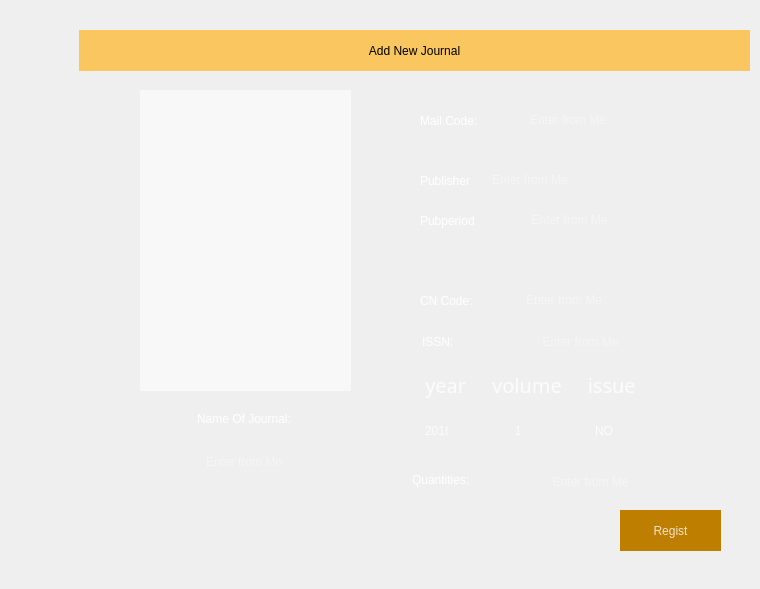
     <widget class="QWidget" name="regist_tab">
      <attribute name="title">
       <string>2</string>
      </attribute>
      <widget class="QLabel" name="label_82">
       <property name="geometry">
        <rect>
         <x>422</x>
         <y>322</y>
         <width>102</width>
         <height>39</height>
        </rect>
       </property>
       <property name="styleSheet">
        <string notr="true">background-color: rgba(255, 255, 255, 0);
font: 14pt &quot;Century Gothic&quot;;
color: rgb(255, 255, 255);</string>
       </property>
       <property name="text">
        <string>ISSN:             </string>
       </property>
      </widget>
      <widget class="QLineEdit" name="lineEdit_10">
       <property name="geometry">
        <rect>
         <x>520</x>
         <y>330</y>
         <width>121</width>
         <height>23</height>
        </rect>
       </property>
       <property name="styleSheet">
        <string notr="true">background-color: rgba(255, 255, 255, 0);
font: 12pt &quot;Century Gothic&quot;;
color: rgba(255, 255, 255, 200);
</string>
       </property>
       <property name="frame">
        <bool>false</bool>
       </property>
       <property name="alignment">
        <set>Qt::AlignCenter</set>
       </property>
       <property name="readOnly">
        <bool>true</bool>
       </property>
       <property name="placeholderText">
        <string>Enter from Me</string>
       </property>
      </widget>
      <widget class="QLabel" name="label_91">
       <property name="geometry">
        <rect>
         <x>140</x>
         <y>394</y>
         <width>208</width>
         <height>50</height>
        </rect>
       </property>
       <property name="styleSheet">
        <string notr="true">background-color: rgba(255, 255, 255, 0);
font: 14pt &quot;Century Gothic&quot;;
color: rgb(255, 255, 255);</string>
       </property>
       <property name="text">
        <string>Name Of Journal:</string>
       </property>
       <property name="alignment">
        <set>Qt::AlignCenter</set>
       </property>
       <property name="buddy">
        <cstring>lineEdit_8</cstring>
       </property>
      </widget>
      <widget class="QWidget" name="layoutWidget">
       <property name="geometry">
        <rect>
         <x>420</x>
         <y>160</y>
         <width>301</width>
         <height>41</height>
        </rect>
       </property>
       <layout class="QHBoxLayout" name="horizontalLayout">
        <item>
         <widget class="QLabel" name="label_62">
          <property name="styleSheet">
           <string notr="true">background-color: rgba(255, 255, 255, 0);
font: 14pt &quot;Century Gothic&quot;;
color: rgb(255, 255, 255);</string>
          </property>
          <property name="text">
           <string>Publisher    </string>
          </property>
         </widget>
        </item>
        <item>
         <widget class="QLineEdit" name="lineEdit_9">
          <property name="styleSheet">
           <string notr="true">background-color: rgba(255, 255, 255, 0);
font: 12pt &quot;Century Gothic&quot;;
color: rgba(255, 255, 255, 200);
</string>
          </property>
          <property name="frame">
           <bool>false</bool>
          </property>
          <property name="alignment">
           <set>Qt::AlignLeading|Qt::AlignLeft|Qt::AlignVCenter</set>
          </property>
          <property name="readOnly">
           <bool>true</bool>
          </property>
          <property name="placeholderText">
           <string>Enter from Me</string>
          </property>
         </widget>
        </item>
       </layout>
      </widget>
      <widget class="QPushButton" name="pushButton_16">
       <property name="geometry">
        <rect>
         <x>620</x>
         <y>510</y>
         <width>101</width>
         <height>41</height>
        </rect>
       </property>
       <property name="styleSheet">
        <string notr="true">QPushButton 
{ 
	font: 14pt &quot;Century Gothic&quot;;
	background-color: rgb(190, 127, 0);
    color: rgba(255, 255, 255, 200);
	border-radius: 0px; 
}
QPushButton:hover 
{ 
    background-color: rgb(255, 170, 0);
}
QPushButton:pressed
{
	
	background-color: rgba(255, 170, 0, 150);
}</string>
       </property>
       <property name="text">
        <string>Regist</string>
       </property>
       <property name="flat">
        <bool>true</bool>
       </property>
      </widget>
      <widget class="QLabel" name="label_90">
       <property name="geometry">
        <rect>
         <x>79</x>
         <y>30</y>
         <width>671</width>
         <height>41</height>
        </rect>
       </property>
       <property name="styleSheet">
        <string notr="true">background-color: rgba(255, 170, 0,60%);
font: 14pt &quot;Century Gothic&quot;;</string>
       </property>
       <property name="text">
        <string>Add New Journal</string>
       </property>
       <property name="alignment">
        <set>Qt::AlignCenter</set>
       </property>
      </widget>
      <widget class="QLineEdit" name="lineEdit_8">
       <property name="geometry">
        <rect>
         <x>140</x>
         <y>450</y>
         <width>208</width>
         <height>23</height>
        </rect>
       </property>
       <property name="styleSheet">
        <string notr="true">background-color: rgba(255, 255, 255, 0);
font: 12pt &quot;Century Gothic&quot;;
color: rgba(255, 255, 255, 200);
</string>
       </property>
       <property name="frame">
        <bool>false</bool>
       </property>
       <property name="alignment">
        <set>Qt::AlignCenter</set>
       </property>
       <property name="readOnly">
        <bool>true</bool>
       </property>
       <property name="placeholderText">
        <string>Enter from Me</string>
       </property>
      </widget>
      <widget class="QLabel" name="borroe_detail_view_2">
       <property name="geometry">
        <rect>
         <x>80</x>
         <y>69</y>
         <width>671</width>
         <height>511</height>
        </rect>
       </property>
       <property name="styleSheet">
        <string notr="true">background-color: rgba(255, 255, 255, 0);
border-image: url(:/small_unit/black Header40.png);</string>
       </property>
       <property name="text">
        <string/>
       </property>
      </widget>
      <widget class="QLabel" name="label_92">
       <property name="geometry">
        <rect>
         <x>140</x>
         <y>90</y>
         <width>211</width>
         <height>301</height>
        </rect>
       </property>
       <property name="styleSheet">
        <string notr="true">background-color: rgba(255, 255, 255, 150);
border-image: url(:/images/nocover.png);</string>
       </property>
       <property name="text">
        <string/>
       </property>
       <property name="alignment">
        <set>Qt::AlignCenter</set>
       </property>
      </widget>
      <widget class="QWidget" name="layoutWidget_4">
       <property name="geometry">
        <rect>
         <x>420</x>
         <y>280</y>
         <width>229</width>
         <height>41</height>
        </rect>
       </property>
       <layout class="QHBoxLayout" name="horizontalLayout_5">
        <item>
         <widget class="QLabel" name="label_81">
          <property name="styleSheet">
           <string notr="true">background-color: rgba(255, 255, 255, 0);
font: 14pt &quot;Century Gothic&quot;;
color: rgb(255, 255, 255);</string>
          </property>
          <property name="text">
           <string>CN Code:</string>
          </property>
         </widget>
        </item>
        <item>
         <widget class="QLineEdit" name="lineEdit_14">
          <property name="styleSheet">
           <string notr="true">background-color: rgba(255, 255, 255, 0);
font: 12pt &quot;Century Gothic&quot;;
color: rgba(255, 255, 255, 200);
</string>
          </property>
          <property name="frame">
           <bool>false</bool>
          </property>
          <property name="alignment">
           <set>Qt::AlignCenter</set>
          </property>
          <property name="readOnly">
           <bool>true</bool>
          </property>
          <property name="placeholderText">
           <string>Enter from Me</string>
          </property>
         </widget>
        </item>
       </layout>
      </widget>
      <widget class="QWidget" name="layoutWidget_2">
       <property name="geometry">
        <rect>
         <x>420</x>
         <y>100</y>
         <width>229</width>
         <height>41</height>
        </rect>
       </property>
       <layout class="QHBoxLayout" name="horizontalLayout_2">
        <item>
         <widget class="QLabel" name="label_72">
          <property name="styleSheet">
           <string notr="true">background-color: rgba(255, 255, 255, 0);
font: 14pt &quot;Century Gothic&quot;;
color: rgb(255, 255, 255);</string>
          </property>
          <property name="text">
           <string>Mail Code: </string>
          </property>
         </widget>
        </item>
        <item>
         <widget class="QLineEdit" name="lineEdit_11">
          <property name="styleSheet">
           <string notr="true">background-color: rgba(255, 255, 255, 0);
font: 12pt &quot;Century Gothic&quot;;
color: rgba(255, 255, 255, 200);
</string>
          </property>
          <property name="frame">
           <bool>false</bool>
          </property>
          <property name="alignment">
           <set>Qt::AlignCenter</set>
          </property>
          <property name="readOnly">
           <bool>true</bool>
          </property>
          <property name="placeholderText">
           <string>Enter from Me</string>
          </property>
         </widget>
        </item>
       </layout>
      </widget>
      <widget class="QPushButton" name="pushButton_13">
       <property name="geometry">
        <rect>
         <x>190</x>
         <y>500</y>
         <width>30</width>
         <height>30</height>
        </rect>
       </property>
       <property name="styleSheet">
        <string notr="true">QPushButton 
{
    border-image: url(:/icons/Previous.png);
	background-color:rgba(255, 255, 255, 0);
	border-radius: 9px; 
}
QPushButton:hover 
{ 
    border-image: url(:/icons/Previous2.png);
}
QPushButton:pressed
{
    border-image: url(:/icons/Previous3.png);
}</string>
       </property>
       <property name="text">
        <string/>
       </property>
       <property name="flat">
        <bool>true</bool>
       </property>
      </widget>
      <widget class="QPushButton" name="pushButton_10">
       <property name="geometry">
        <rect>
         <x>270</x>
         <y>500</y>
         <width>30</width>
         <height>30</height>
        </rect>
       </property>
       <property name="styleSheet">
        <string notr="true">QPushButton 
{
    border-image: url(:/icons/Next.png);
	background-color:rgba(255, 255, 255, 0);
	border-radius: 9px; 
}
QPushButton:hover 
{ 
    border-image: url(:/icons/Next2.png);
}
QPushButton:pressed
{
    border-image: url(:/icons/Next3.png);
}</string>
       </property>
       <property name="text">
        <string/>
       </property>
       <property name="flat">
        <bool>true</bool>
       </property>
      </widget>
      <widget class="QWidget" name="layoutWidget">
       <property name="geometry">
        <rect>
         <x>420</x>
         <y>200</y>
         <width>231</width>
         <height>41</height>
        </rect>
       </property>
       <layout class="QHBoxLayout" name="horizontalLayout_4">
        <item>
         <widget class="QLabel" name="label_64">
          <property name="styleSheet">
           <string notr="true">background-color: rgba(255, 255, 255, 0);
font: 14pt &quot;Century Gothic&quot;;
color: rgb(255, 255, 255);</string>
          </property>
          <property name="text">
           <string>Pubperiod  </string>
          </property>
         </widget>
        </item>
        <item>
         <widget class="QLineEdit" name="lineEdit_13">
          <property name="styleSheet">
           <string notr="true">background-color: rgba(255, 255, 255, 0);
font: 12pt &quot;Century Gothic&quot;;
color: rgba(255, 255, 255, 200);
</string>
          </property>
          <property name="frame">
           <bool>false</bool>
          </property>
          <property name="alignment">
           <set>Qt::AlignCenter</set>
          </property>
          <property name="readOnly">
           <bool>true</bool>
          </property>
          <property name="placeholderText">
           <string>Enter from Me</string>
          </property>
         </widget>
        </item>
       </layout>
       <zorder>lineEdit_13</zorder>
       <zorder>label_64</zorder>
      </widget>
      <widget class="QLabel" name="label_83">
       <property name="geometry">
        <rect>
         <x>412</x>
         <y>460</y>
         <width>102</width>
         <height>39</height>
        </rect>
       </property>
       <property name="styleSheet">
        <string notr="true">background-color: rgba(255, 255, 255, 0);
font: 14pt &quot;Century Gothic&quot;;
color: rgb(255, 255, 255);</string>
       </property>
       <property name="text">
        <string>Quantities:             </string>
       </property>
      </widget>
      <widget class="QLineEdit" name="lineEdit_12">
       <property name="geometry">
        <rect>
         <x>530</x>
         <y>470</y>
         <width>121</width>
         <height>23</height>
        </rect>
       </property>
       <property name="styleSheet">
        <string notr="true">background-color: rgba(255, 255, 255, 0);
font: 12pt &quot;Century Gothic&quot;;
color: rgba(255, 255, 255, 200);
</string>
       </property>
       <property name="frame">
        <bool>false</bool>
       </property>
       <property name="alignment">
        <set>Qt::AlignCenter</set>
       </property>
       <property name="readOnly">
        <bool>false</bool>
       </property>
       <property name="placeholderText">
        <string>Enter from Me</string>
       </property>
      </widget>
      <widget class="QComboBox" name="comboBox_9">
       <property name="geometry">
        <rect>
         <x>590</x>
         <y>410</y>
         <width>50</width>
         <height>41</height>
        </rect>
       </property>
       <property name="styleSheet">
        <string notr="true">QComboBox{border:0px;outline: 0px;font: 10pt &quot;Century Gothic&quot;;color: rgba(255, 255, 255, 200);border-image: url(:/small_unit/black Header30.png);}
QComboBox{background:transparent;}
QComboBox::down-arrow{image:url(:/small_unit/Arrow);}
QComboBox::drop-down{border:0px;}
QComboBox::drop-down{background:transparent;}
QComboBox QAbstractItemView {    
	  
	color:rgba(255, 255, 255, 192);
	background-color:rgb(16, 56, 16);
      selection-background-color:rgba(255, 255, 255, 64)
  }
QScrollBar:vertical
{
    width:3px;
    background:rgb(158, 158, 158);
    margin:0px,0px,0px,0px;
    padding-top:0px; 
    padding-bottom:0px;
}
QScrollBar::handle:vertical
{
    width:3px;
    background:rgb(144, 144, 144);
    border-radius:2px;  
    min-height:20;
}
QScrollBar::handle:vertical:hover
{
    width:5px;
    background:rgba(0,0,0,50%); 
    border-radius:2px;
    min-height:20;
}
QScrollBar::add-line:vertical   
{
    height:0px;width:0px;
    subcontrol-position:bottom;
}
QScrollBar::sub-line:vertical   
{
    height:0px;width:0px;
    subcontrol-position:top;
}
/*QScrollBar::add-line:vertical:hover   
{
    height:9px;width:8px;
    subcontrol-position:bottom;
}
QScrollBar::sub-line:vertical:hover 
{
    height:0px;width:0px;
    subcontrol-position:top;
}*/</string>
       </property>
       <property name="frame">
        <bool>true</bool>
       </property>
       <item>
        <property name="text">
         <string>NO</string>
        </property>
       </item>
       <item>
        <property name="text">
         <string>   1</string>
        </property>
       </item>
       <item>
        <property name="text">
         <string>   2</string>
        </property>
       </item>
       <item>
        <property name="text">
         <string>   3</string>
        </property>
       </item>
       <item>
        <property name="text">
         <string>   4</string>
        </property>
       </item>
       <item>
        <property name="text">
         <string>   5</string>
        </property>
       </item>
       <item>
        <property name="text">
         <string>   6</string>
        </property>
       </item>
       <item>
        <property name="text">
         <string>   7</string>
        </property>
       </item>
       <item>
        <property name="text">
         <string>   8</string>
        </property>
       </item>
       <item>
        <property name="text">
         <string>   9</string>
        </property>
       </item>
       <item>
        <property name="text">
         <string>   10</string>
        </property>
       </item>
       <item>
        <property name="text">
         <string>   11</string>
        </property>
       </item>
       <item>
        <property name="text">
         <string>   11</string>
        </property>
       </item>
       <item>
        <property name="text">
         <string>   12</string>
        </property>
       </item>
       <item>
        <property name="text">
         <string>   13</string>
        </property>
       </item>
       <item>
        <property name="text">
         <string>   14</string>
        </property>
       </item>
       <item>
        <property name="text">
         <string>   15</string>
        </property>
       </item>
       <item>
        <property name="text">
         <string>   16</string>
        </property>
       </item>
       <item>
        <property name="text">
         <string>   17</string>
        </property>
       </item>
       <item>
        <property name="text">
         <string>   18</string>
        </property>
       </item>
       <item>
        <property name="text">
         <string>   19</string>
        </property>
       </item>
       <item>
        <property name="text">
         <string>   20</string>
        </property>
       </item>
       <item>
        <property name="text">
         <string>   21</string>
        </property>
       </item>
       <item>
        <property name="text">
         <string>   22</string>
        </property>
       </item>
       <item>
        <property name="text">
         <string>   23</string>
        </property>
       </item>
       <item>
        <property name="text">
         <string>   24</string>
        </property>
       </item>
       <item>
        <property name="text">
         <string>   25</string>
        </property>
       </item>
       <item>
        <property name="text">
         <string>   26</string>
        </property>
       </item>
       <item>
        <property name="text">
         <string>   27</string>
        </property>
       </item>
       <item>
        <property name="text">
         <string>   28 </string>
        </property>
       </item>
       <item>
        <property name="text">
         <string>   29 </string>
        </property>
       </item>
       <item>
        <property name="text">
         <string>   30</string>
        </property>
       </item>
       <item>
        <property name="text">
         <string>   31</string>
        </property>
       </item>
       <item>
        <property name="text">
         <string>   32</string>
        </property>
       </item>
       <item>
        <property name="text">
         <string>   33</string>
        </property>
       </item>
       <item>
        <property name="text">
         <string>   34</string>
        </property>
       </item>
       <item>
        <property name="text">
         <string>   35</string>
        </property>
       </item>
       <item>
        <property name="text">
         <string>   36</string>
        </property>
       </item>
      </widget>
      <widget class="QLabel" name="label_18">
       <property name="geometry">
        <rect>
         <x>420</x>
         <y>360</y>
         <width>221</width>
         <height>50</height>
        </rect>
       </property>
       <property name="font">
        <font>
         <family>Century Gothic</family>
         <pointsize>15</pointsize>
         <weight>50</weight>
         <italic>false</italic>
         <bold>false</bold>
        </font>
       </property>
       <property name="styleSheet">
        <string notr="true">color: rgba(255, 255, 255, 200);
font: 15pt &quot;Century Gothic&quot;;</string>
       </property>
       <property name="text">
        <string>year     volume     issue</string>
       </property>
       <property name="alignment">
        <set>Qt::AlignCenter</set>
       </property>
      </widget>
      <widget class="QComboBox" name="comboBox_10">
       <property name="geometry">
        <rect>
         <x>420</x>
         <y>410</y>
         <width>50</width>
         <height>41</height>
        </rect>
       </property>
       <property name="styleSheet">
        <string notr="true">QComboBox{border:0px;outline: 0px;font: 10pt &quot;Century Gothic&quot;;color: rgba(255, 255, 255, 200);border-image: url(:/small_unit/black Header30.png);}
QComboBox{background:transparent;}
QComboBox::down-arrow{image:url(:/small_unit/Arrow);}
QComboBox::drop-down{border:0px;}
QComboBox::drop-down{background:transparent;}
QComboBox QAbstractItemView {    
	  
	color:rgba(255, 255, 255, 192);
	background-color:rgb(16, 56, 16);
      selection-background-color:rgba(255, 255, 255, 64)
  }
QScrollBar:vertical
{
    width:3px;
    background:rgb(158, 158, 158);
    margin:0px,0px,0px,0px;
    padding-top:0px; 
    padding-bottom:0px;
}
QScrollBar::handle:vertical
{
    width:3px;
    background:rgb(144, 144, 144);
    border-radius:2px;  
    min-height:20;
}
QScrollBar::handle:vertical:hover
{
    width:5px;
    background:rgba(0,0,0,50%); 
    border-radius:2px;
    min-height:20;
}
QScrollBar::add-line:vertical   
{
    height:0px;width:0px;
    subcontrol-position:bottom;
}
QScrollBar::sub-line:vertical   
{
    height:0px;width:0px;
    subcontrol-position:top;
}
/*QScrollBar::add-line:vertical:hover   
{
    height:9px;width:8px;
    subcontrol-position:bottom;
}
QScrollBar::sub-line:vertical:hover 
{
    height:0px;width:0px;
    subcontrol-position:top;
}*/</string>
       </property>
       <item>
        <property name="text">
         <string>2016</string>
        </property>
       </item>
       <item>
        <property name="text">
         <string>2015</string>
        </property>
       </item>
       <item>
        <property name="text">
         <string>2014</string>
        </property>
       </item>
       <item>
        <property name="text">
         <string>2013</string>
        </property>
       </item>
       <item>
        <property name="text">
         <string>2012</string>
        </property>
       </item>
       <item>
        <property name="text">
         <string>2011</string>
        </property>
       </item>
       <item>
        <property name="text">
         <string>2010</string>
        </property>
       </item>
       <item>
        <property name="text">
         <string>2009</string>
        </property>
       </item>
       <item>
        <property name="text">
         <string>2008</string>
        </property>
       </item>
       <item>
        <property name="text">
         <string>2007</string>
        </property>
       </item>
       <item>
        <property name="text">
         <string>2006</string>
        </property>
       </item>
       <item>
        <property name="text">
         <string>2005</string>
        </property>
       </item>
       <item>
        <property name="text">
         <string>2004</string>
        </property>
       </item>
       <item>
        <property name="text">
         <string>2003</string>
        </property>
       </item>
       <item>
        <property name="text">
         <string>2002</string>
        </property>
       </item>
       <item>
        <property name="text">
         <string>2001</string>
        </property>
       </item>
       <item>
        <property name="text">
         <string>2000</string>
        </property>
       </item>
      </widget>
      <widget class="QComboBox" name="comboBox_6">
       <property name="geometry">
        <rect>
         <x>500</x>
         <y>410</y>
         <width>50</width>
         <height>41</height>
        </rect>
       </property>
       <property name="styleSheet">
        <string notr="true">QComboBox{border:0px;outline: 0px;font: 10pt &quot;Century Gothic&quot;;color: rgba(255, 255, 255, 200);border-image: url(:/small_unit/black Header30.png);}
QComboBox{background:transparent;}
QComboBox::down-arrow{image:url(:/small_unit/Arrow);}
QComboBox::drop-down{border:0px;}
QComboBox::drop-down{background:transparent;}
QComboBox QAbstractItemView {    
	  
	color:rgba(255, 255, 255, 192);
	background-color:rgb(16, 56, 16);
      selection-background-color:rgba(255, 255, 255, 64)
  }
QScrollBar:vertical
{
    width:3px;
    background:rgb(158, 158, 158);
    margin:0px,0px,0px,0px;
    padding-top:0px; 
    padding-bottom:0px;
}
QScrollBar::handle:vertical
{
    width:3px;
    background:rgb(144, 144, 144);
    border-radius:2px;  
    min-height:20;
}
QScrollBar::handle:vertical:hover
{
    width:5px;
    background:rgba(0,0,0,50%); 
    border-radius:2px;
    min-height:20;
}
QScrollBar::add-line:vertical   
{
    height:0px;width:0px;
    subcontrol-position:bottom;
}
QScrollBar::sub-line:vertical   
{
    height:0px;width:0px;
    subcontrol-position:top;
}
/*QScrollBar::add-line:vertical:hover   
{
    height:9px;width:8px;
    subcontrol-position:bottom;
}
QScrollBar::sub-line:vertical:hover 
{
    height:0px;width:0px;
    subcontrol-position:top;
}*/</string>
       </property>
       <property name="maxVisibleItems">
        <number>10</number>
       </property>
       <property name="frame">
        <bool>true</bool>
       </property>
       <item>
        <property name="text">
         <string>   1</string>
        </property>
       </item>
       <item>
        <property name="text">
         <string>   2</string>
        </property>
       </item>
       <item>
        <property name="text">
         <string>   3</string>
        </property>
       </item>
       <item>
        <property name="text">
         <string>   4</string>
        </property>
       </item>
       <item>
        <property name="text">
         <string>   5</string>
        </property>
       </item>
       <item>
        <property name="text">
         <string>   6</string>
        </property>
       </item>
       <item>
        <property name="text">
         <string>   7</string>
        </property>
       </item>
       <item>
        <property name="text">
         <string>   8</string>
        </property>
       </item>
       <item>
        <property name="text">
         <string>   9</string>
        </property>
       </item>
       <item>
        <property name="text">
         <string>   10</string>
        </property>
       </item>
       <item>
        <property name="text">
         <string>   11</string>
        </property>
       </item>
       <item>
        <property name="text">
         <string>   12</string>
        </property>
       </item>
      </widget>
      <zorder>borroe_detail_view_2</zorder>
      <zorder>layoutWidget</zorder>
      <zorder>label_82</zorder>
      <zorder>lineEdit_10</zorder>
      <zorder>label_91</zorder>
      <zorder>layoutWidget</zorder>
      <zorder>pushButton_16</zorder>
      <zorder>label_90</zorder>
      <zorder>lineEdit_8</zorder>
      <zorder>label_92</zorder>
      <zorder>layoutWidget_4</zorder>
      <zorder>layoutWidget_2</zorder>
      <zorder>pushButton_13</zorder>
      <zorder>pushButton_10</zorder>
      <zorder>label_83</zorder>
      <zorder>lineEdit_12</zorder>
      <zorder>comboBox_9</zorder>
      <zorder>label_18</zorder>
      <zorder>comboBox_10</zorder>
      <zorder>comboBox_6</zorder>
     </widget>
